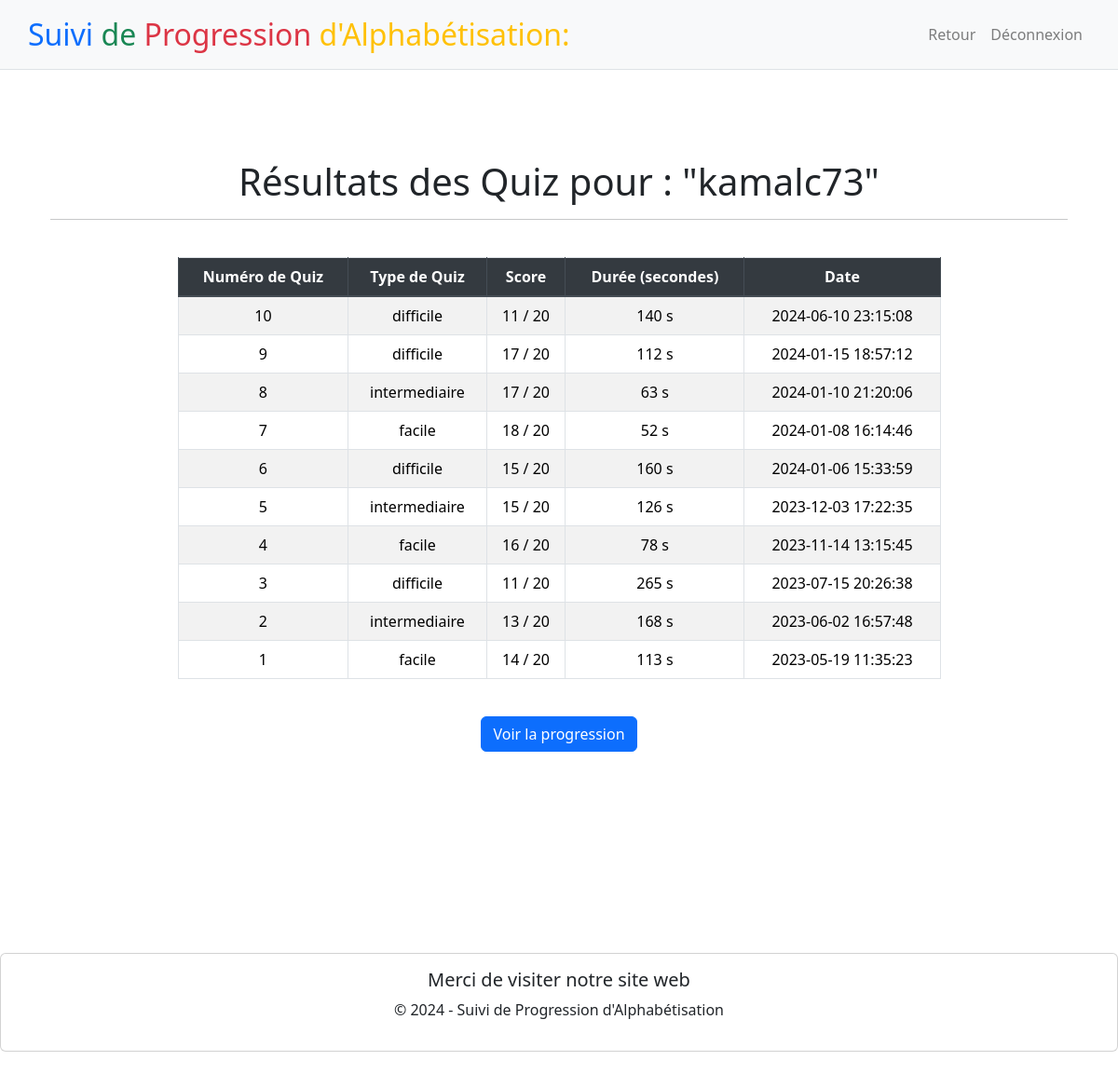
The app's page /voirResults (signed in), older data.
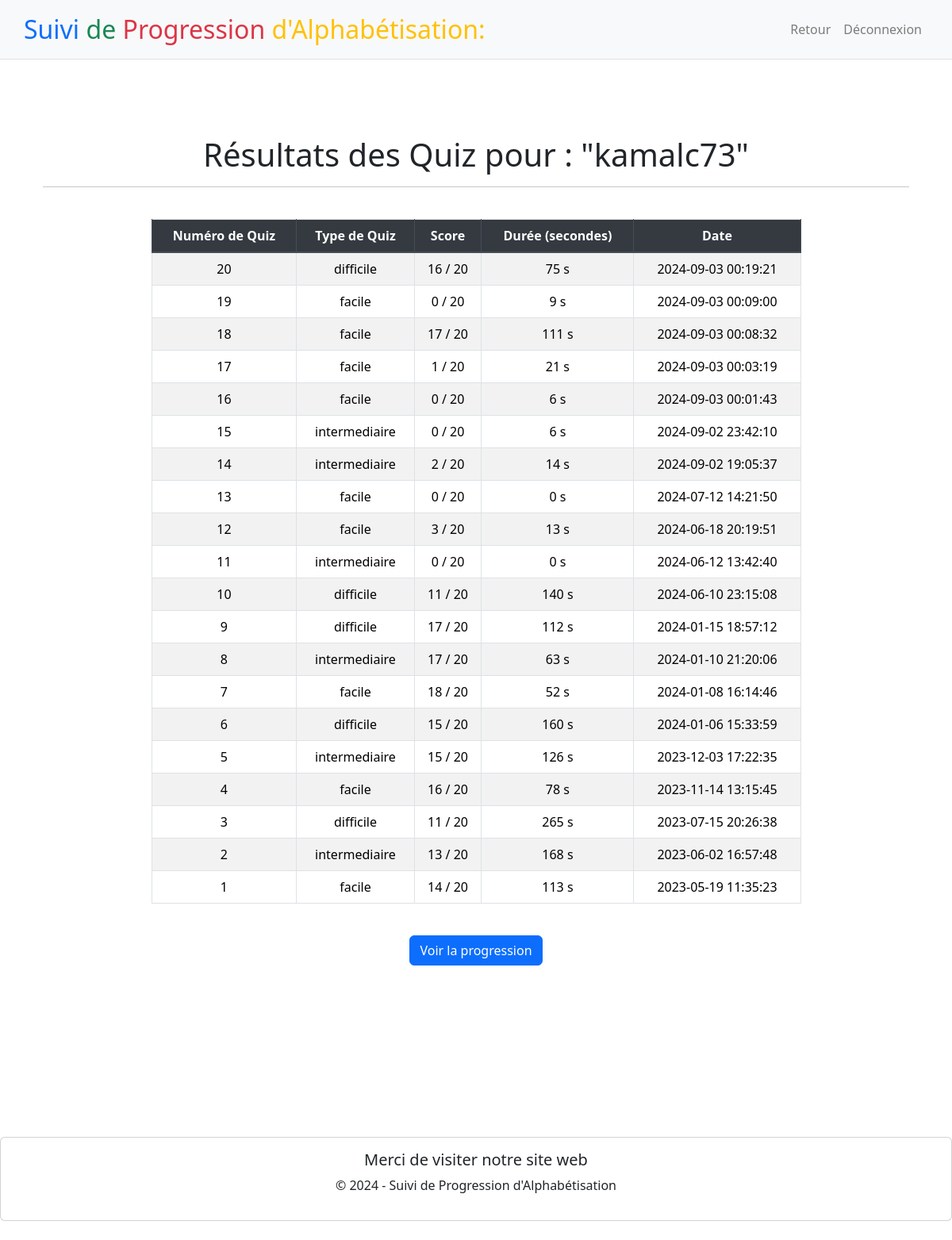
The same page, newer data.
### tables this page shows
CREATE TABLE user (
    id INTEGER PRIMARY KEY AUTOINCREMENT,
    username VARCHAR(25) NOT NULL UNIQUE,
    password VARCHAR(25) NOT NULL,
    type VARCHAR(10) NOT NULL
);

CREATE TABLE "quiz" (
    id INTEGER PRIMARY KEY AUTOINCREMENT,
    type TEXT NOT NULL,
    datetime DATETIME NOT NULL,
    duree INTEGER,
    score INTEGER,
    id_user INTEGER,
    FOREIGN KEY (id_user) REFERENCES user(id)
);

### app.py (the view)
@app.route("/voirResults", methods=["GET"])
def voirResults():
    if request.method == 'GET' and 'user_id' in session:
        user_id = session['user_id']
        conn = sqlite3.connect('database.db')
        cursor = conn.cursor()
        cursor.execute("SELECT username FROM user WHERE id = ?", (user_id,))
        user = cursor.fetchone()
        if user:
            username = user[0]
            cursor.execute("SELECT type, score, duree, datetime FROM quiz WHERE id_user = ? ORDER BY datetime DESC", (user_id,))
            quizzes = cursor.fetchall()
            conn.close()
            return render_template("voirResults.html", username=username, quizzes=quizzes)
        else:
            conn.close()
            return redirect(url_for('home'))
    else:
        return redirect(url_for('home'))

### templates/voirResults.html (shortened to what this page needs)
{% extends "layout.html" %}
{% block navLink %}
    <li class="nav-item">
        <a class="nav-link" href="{{ url_for('home') }}">Retour</a>
    </li>
{% endblock %}
{% block main %}
    <div class="container mt-5">
        <h1 class="text-center">Résultats des Quiz pour : "{{ username }}"</h1>
        <hr>
        <div class="table-container">
            {% if quizzes %}
                <table class="table table-striped table-bordered mt-4 quiz-table">
                    <thead class="thead-dark">
                        <tr>
                            <th scope="col">Numéro de Quiz</th>
                            <th scope="col">Type de Quiz</th>
                            <th scope="col">Score</th>
                            <th scope="col">Durée (secondes)</th>
                            <th scope="col">Date</th>
                        </tr>
                    </thead>
                    <tbody>
                        {% set quizzes_length = quizzes|length %}
                        {% for index in range(1, quizzes_length + 1) %}
                        <tr>
                            <td>{{ quizzes_length - index + 1 }}</td>
                            <td>{{ quizzes[index - 1][0] }}</td>
                            <td>{{ quizzes[index - 1][1] }} / 20</td>
                            <td>{{ quizzes[index - 1][2] }} s</td>
                            <td>{{ quizzes[index - 1][3] }}</td>
                        </tr>
                        {% endfor %}
                    </tbody>
                </table>
            {% endif %}
        </div>
    </div>
    <div class="text-center mt-4">
        <form action="{{ url_for('voirProgression') }}" method="GET">
            <button type="submit" class="btn btn-primary">Voir la progression</button>
        </form>
    </div>
{% endblock %}

### templates/layout.html (shortened to what this page needs)
<!DOCTYPE html>
<html lang="fr">
    <head>
        <link rel="stylesheet" href="https://cdn.jsdelivr.net/npm/bootstrap@4.3.1/dist/css/bootstrap.min.css">
        <link href="https://cdn.jsdelivr.net/npm/bootstrap@5.3.3/dist/css/bootstrap.min.css" rel="stylesheet">
        <link href="/static/css/style.css" rel="stylesheet">
    </head>
    <body>
        <header class="bg-light border-bottom">
            <nav class="navbar navbar-expand-md navbar-light container">
                <a class="navbar-brand" href="/">
                    <span class="text-primary">Suivi</span>
                    <span class="text-success">de</span>
                    <span class="text-danger">Progression</span>
                    <span class="text-warning">d'Alphabétisation:</span>
                </a>
                <div class="collapse navbar-collapse" id="navbar">
                    {% if session["user_id"] %}
                        <ul class="navbar-nav ml-auto">
                            {% block navLink%}{%endblock%}
                            <li class="nav-item"><a class="nav-link" href="/logout">Déconnexion</a></li>
                        </ul>
                    {% else %}
                        <ul class="navbar-nav ml-auto">
                            <li class="nav-item"><a class="nav-link" href="/register">S'inscrire</a></li>
                            <li class="nav-item"><a class="nav-link" href="/login">Connexion</a></li>
                        </ul>
                    {% endif %}
                </div>
            </nav>
        </header>
        <main class="container py-5 text-center">
            {% block main %}{% endblock %}
        </main>
        <br><br><br><br><br><br>
        <footer class="text-dark py-4">
            <div class="card text-center">
                <div class="card-body">
                    <h5 class="card-title">Merci de visiter notre site web</h5>
                    <p>&copy; 2024 - Suivi de Progression d'Alphabétisation</p>
                </div>
            </div>
        </footer>
    </body>
</html>

### static/css/style.css (style rules this page uses)
nav .navbar-brand { font-size: xx-large; }
header { background-color: #f8f9fa; }

### templates/voirResults.html (style rules this page uses)
.table-container { display: flex; justify-content: center; }
.quiz-table { max-width: 75%; width: 100%; }

Row changes from the older to the newer data that the page shows:
added quiz: type "difficile", score "16", duree "75", datetime "2024-09-03 00:19:21"
added quiz: type "facile", score "0", duree "9", datetime "2024-09-03 00:09:00"
added quiz: type "facile", score "17", duree "111", datetime "2024-09-03 00:08:32"
added quiz: type "facile", score "1", duree "21", datetime "2024-09-03 00:03:19"
added quiz: type "facile", score "0", duree "6", datetime "2024-09-03 00:01:43"
added quiz: type "intermediaire", score "0", duree "6", datetime "2024-09-02 23:42:10"
added quiz: type "intermediaire", score "2", duree "14", datetime "2024-09-02 19:05:37"
added quiz: type "facile", score "0", duree "0", datetime "2024-07-12 14:21:50"
added quiz: type "facile", score "3", duree "13", datetime "2024-06-18 20:19:51"
added quiz: type "intermediaire", score "0", duree "0", datetime "2024-06-12 13:42:40"
Text that changed along with them:
new list line: "20 / 20 s"
new list line: "19 / 20 s"
new list line: "18 / 20 s"
new list line: "17 / 20 s"
new list line: "16 / 20 s"
new list line: "15 / 20 s"
new list line: "14 / 20 s"
new list line: "13 / 20 s"
new list line: "12 / 20 s"
new list line: "11 / 20 s"
